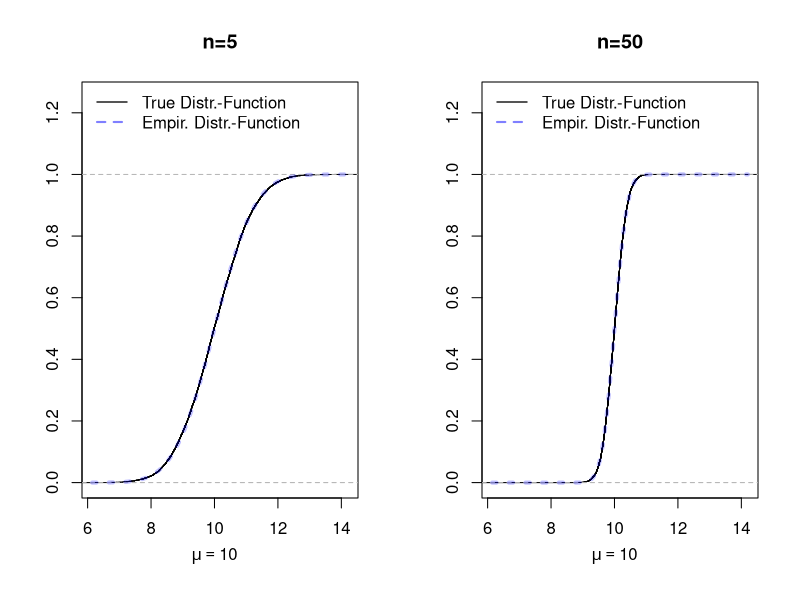
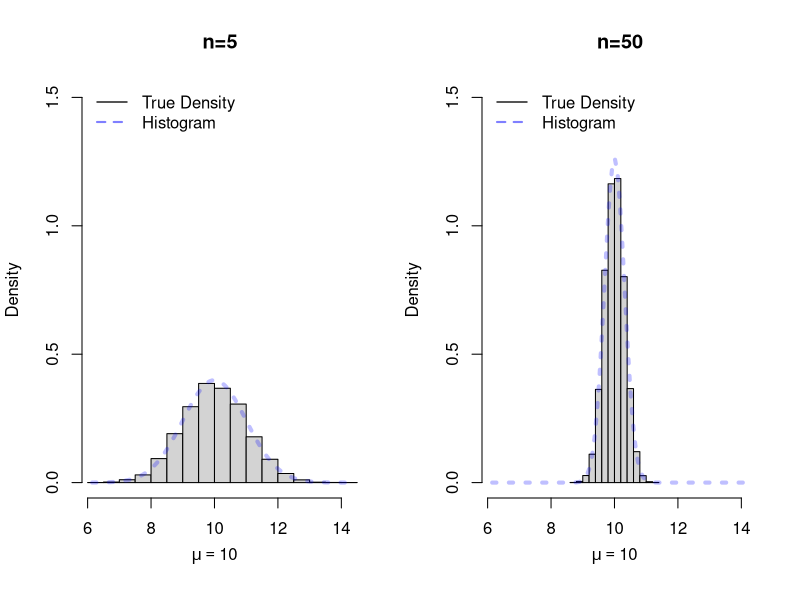

Write the R code that produced these figures, in order.
## ---- chunk 1
## True parameter value 
mu            <- 10
## Number of Monte Carlo repetitions:
B             <- 10000
## Sequence of different sample sizes:
n_seq         <- c(5, 50)


## ######################################
## 1st Possibility: Using a for() loop ##
## ######################################

## Set seed for the random number generator to get reproducible results
set.seed(3)

# Container for the generated estimates:
estimates_mat <- matrix(NA, nrow = B, ncol = length(n_seq))

for(j in 1:length(n_seq)){
  ## select the sample size
  n <- n_seq[j]
  for(b in 1:B){
    ## generate realization of the random sample 
    X_sample <- rnorm(n = n, mean = mu, sd = sqrt(5))
    ## compute the sample mean and safe it
    estimates_mat[b,j] <- mean(X_sample)
  }
}

## #####################################
## 2nd Possibility: Using replicate() ##
## #####################################

## Set seed for the random number generator to get reproducible results
set.seed(3)

## Function that generates estimator realizations 
my_estimates_generator <- function(n){
  X_sample <- rnorm(n = n, mean = mu, sd = sqrt(5))
  ## compute the sample mean realization
  return(mean(X_sample))
}

estimates_mat <- cbind(
  replicate(B, my_estimates_generator(n = n_seq[1])),
  replicate(B, my_estimates_generator(n = n_seq[2]))
)
## ---- chunk 2
#| label: fig-ecdf
#| fig-cap: "Empirical distribution functions $\\hat{F}_{X_{n},B}$ computed from the $(B=10000)$ simulated realizations $\\bar{X}_{n,1,obs},\\dots,\\bar{X}_{n,B,obs}$ and the theoretical distribution functions for $n=5,50.$ The empirical and the theoretical distribution functions match perfectly." 
library(scales)
par(mfrow=c(1,2))
plot(ecdf(estimates_mat[,1]), main="n=5", ylab="", xlab="", col = "black", xlim = range(estimates_mat[,1]), ylim=c(0,1.25))
mtext(expression(mu==10), side = 1, at = 10, line = 2.5)
curve(pnorm(x, mean=10, sd=sqrt(5/5)), add=T, col=alpha("blue", 0.25), lty = 3, lwd=4)
legend("topleft", legend = c("True Distr.-Function", "Empir. Distr.-Function"), 
      col = c("black", alpha("blue", 0.5)), lty = c(1,2), lwd = c(1.3, 2), bty = "n")
##      
plot(ecdf(estimates_mat[,2]), main="n=50", ylab="", xlab="", col = "black",  xlim = range(estimates_mat[,1]), ylim=c(0,1.25))
mtext(expression(mu==10), side = 1, at = 10, line = 2.5)
curve(pnorm(x, mean=10, sd=sqrt(5/50)), add=T, col=alpha("blue", 0.25), lty = 3, lwd=4)
legend("topleft", legend = c("True Distr.-Function", "Empir. Distr.-Function"), 
      col = c("black", alpha("blue", 0.5)), lty = c(1,2), lwd = c(1.3, 2), bty = "n")
## ---- chunk 3
#| label: fig-histdensplots
#| fig-cap: "Histrograms of $(B=10000)$ simulated realizations $\\bar{X}_{n,1,obs},\\dots,\\bar{X}_{n,B,obs}$ and true density functions for $n=5,50.$ The empirical (simulation based) histrograms and the theoretical density functions match perfectly." 
library(scales)
par(mfrow=c(1,2))
hist(estimates_mat[,1], main="n=5", xlab="",  xlim = range(estimates_mat[,1]), prob = TRUE, ylim = c(0, 1.5))
mtext(expression(mu==10), side = 1, at = 10, line = 2.5)
curve(dnorm(x, mean=10, sd=sqrt(5/5)), add=T, col=alpha("blue", 0.25), lty = 3, lwd=4)
legend("topleft", legend = c("True Density", "Histogram"), 
      col = c("black", alpha("blue", 0.5)), lty = c(1,2), lwd = c(1.3, 2), bty = "n")
hist(estimates_mat[,2], main="n=50", xlab="", xlim = range(estimates_mat[,1]), prob = TRUE, ylim = c(0, 1.5))
mtext(expression(mu==10), side = 1, at = 10, line = 2.5)
curve(dnorm(x, mean=10, sd=sqrt(5/50)), add=T, col=alpha("blue", 0.25), lty = 3, lwd=4)
legend("topleft", legend = c("True Density", "Histogram"), 
      col = c("black", alpha("blue", 0.5)), lty = c(1,2), lwd = c(1.3, 2), bty = "n")
## ---- chunk 4
## Set seed for the random number generator to get reproducible results
set.seed(3)
## True parameter value ('theta' here 'mu')
mu            <- 10
## Number of Monte Carlo repetitions:
B             <- 10000
## Sequence of different sample sizes:
n_seq         <- c(5, 15, 50)

## Function that generates estimator realizations 
my_estimates_generator <- function(n){
  X_sample <- rnorm(n = n, mean = mu, sd = sqrt(5))
  ## compute the sample mean realization
  return(mean(X_sample))
}

estimates_mat <- cbind(
  replicate(B, my_estimates_generator(n = n_seq[1])),
  replicate(B, my_estimates_generator(n = n_seq[2])),
  replicate(B, my_estimates_generator(n = n_seq[3]))
)
## ---- chunk 5
## Bias of the sample mean for different sample sizes n
MC_Bias_n_seq <- apply(estimates_mat, 2, mean) - mu

## Variance of the sample mean for different sample sizes n
MC_Var_n_seq  <- apply(estimates_mat, 2, var)

## Mean squared error of the sample mean for different sample sizes n
MC_MSE_n_seq  <- apply(estimates_mat, 2, function(x){mean((x - mu)^2)})
## ---- chunk 6
#| label: tbl-mcbvmse
#| tbl-cap: Monte Carlo approximations for the true bias, true variance, and true mean squared error of sample mean.
suppressPackageStartupMessages(library("kableExtra"))
suppressPackageStartupMessages(library("tidyverse"))

MCResults <- tibble(
  "n"                  = n_seq,
  "Bias (MC-Sim) "     = round(MC_Bias_n_seq, 3),
  "Variance (MC-Sim)"  = round(MC_Var_n_seq,  2),
  "MSE (MC-Sim) "      = round(MC_MSE_n_seq,  2))
           
MCResults %>% kbl() %>%  kable_styling()
## ---- chunk 7
#| label: tbl-truebvmse
#| tbl-cap: True bias, true variance, and true mean squared error of sample mean. (Only computable in simple special cases.)
suppressPackageStartupMessages(library("kableExtra"))
suppressPackageStartupMessages(library("tidyverse"))

MCResults <- tibble(
  "n"        = n_seq,
  "Bias (true) "     = rep(0, 3),
  "Variance (true)"  = round(5/n_seq, 2),
  "MSE (true) "      = round(5/n_seq, 2))
           
MCResults %>% kbl() %>%  kable_styling()
